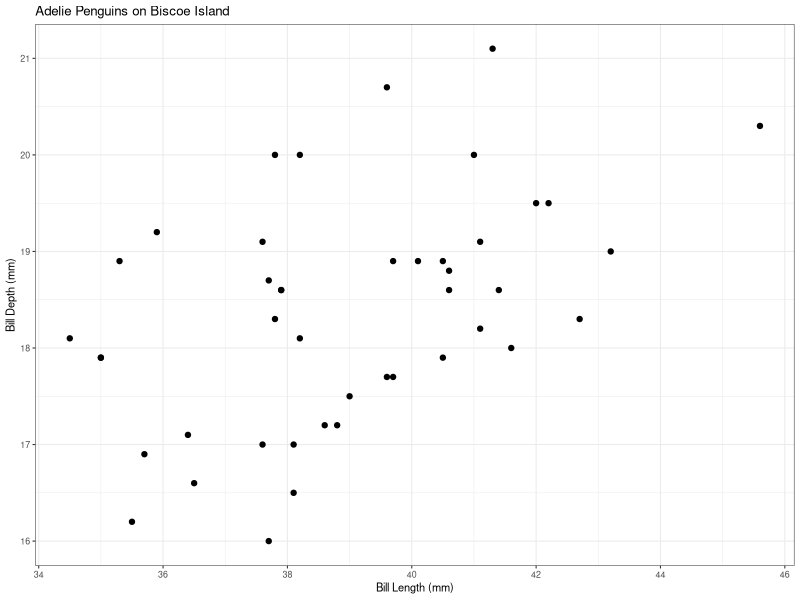
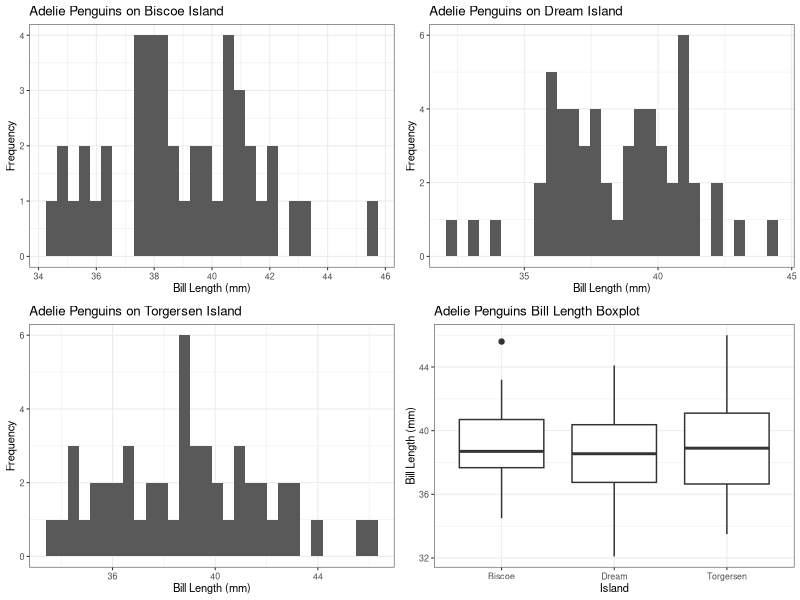
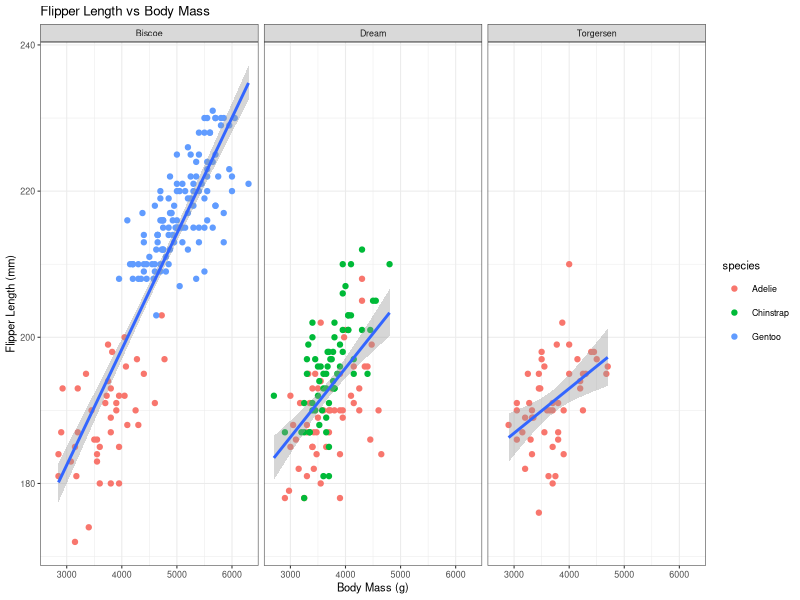
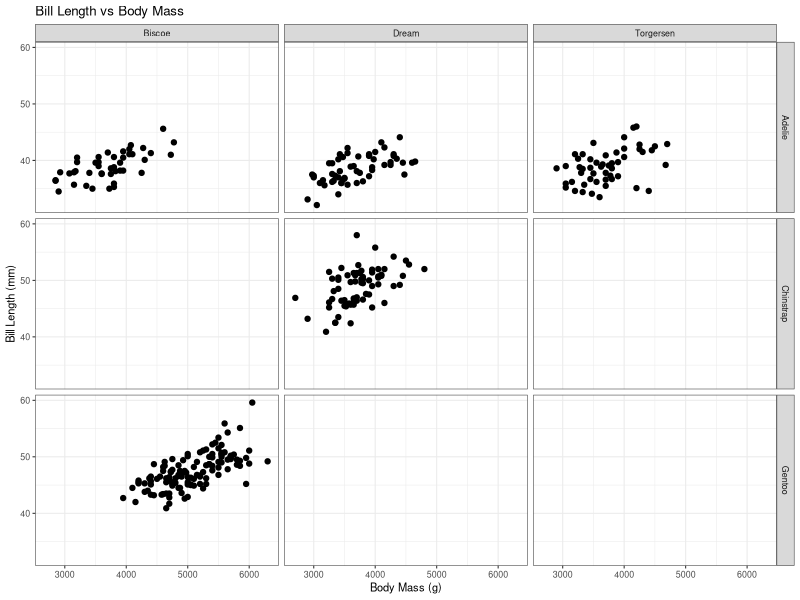
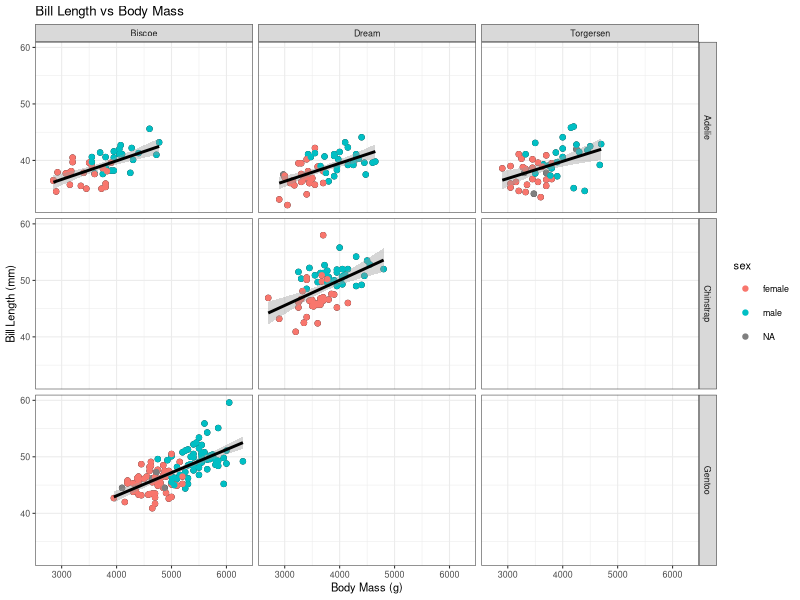

The R source for these figures, in order:
## ---- chunk 1
knitr::opts_chunk$set(
  comment = "R>", 
  warning = FALSE, 
  message = FALSE,
  fig.width = 4.5,
  fig.height = 2.625,
  out.width = "75%",
  fig.asp = NULL, # control via width/height
  dpi = 300
)

ggplot2::theme_set(
  ggplot2::theme_minimal(base_size = 8)
)
ggplot2::theme_set(
  ggplot2::theme_bw(base_size = 8)
)
## ---- chunk 2
knitr::opts_chunk$set(
  echo = TRUE,
  eval = TRUE,
  warning = FALSE,
  message = FALSE,
  fig.width = 6,
  fig.asp = 0.65,
  out.width = "100%",
  fig.align = "center"
)
library(tidyverse)
library(ggpubr)
library(ggthemes)
## ---- chunk 3
#| fig-cap: "Adelie bill length vs. bill depth on Biscoe Island."
library(palmerpenguins) # ✓ 
library(tidyverse) # ✓ 
data(penguins)
head(penguins)

penguins %>% # ✓ 
  filter(island == "Biscoe" & species == "Adelie") %>%  # ✓ 
  ggplot(aes(x = bill_length_mm, y = bill_depth_mm)) +  # ✓ 
  geom_point() +  # ✓ 
  labs(title = "Adelie Penguins on Biscoe Island",  # ✓ 
         x = "Bill Length (mm)", # ✓ 
         y = "Bill Depth (mm)") # ✓ 
## ---- chunk 4
#| fig-cap: "Adelie bill length histograms by island plus overall boxplot."
library(ggpubr) # ✓

# Create histograms
adelie_biscoe <- penguins %>% # ✓ x 5
  filter(island == "Biscoe" & species == "Adelie") %>% 
  ggplot(aes(x = bill_length_mm)) + 
  geom_histogram() + 
  labs(title = "Adelie Penguins on Biscoe Island", 
       x = "Bill Length (mm)", 
       y = "Frequency")

adelie_dream <- penguins %>% # ✓ x 5
  filter(island == "Dream" & species == "Adelie") %>% 
  ggplot(aes(x = bill_length_mm)) + 
  geom_histogram() + 
  labs(title = "Adelie Penguins on Dream Island", 
       x = "Bill Length (mm)", 
       y = "Frequency")

adelie_torgersen <- penguins %>% # ✓ x 5
  filter(island == "Torgersen" & species == "Adelie") %>% 
  ggplot(aes(x = bill_length_mm)) + 
  geom_histogram() + 
  labs(title = "Adelie Penguins on Torgersen Island", 
       x = "Bill Length (mm)", 
       y = "Frequency")

# Create boxplot # ✓ x 5
adelie_boxplot <- penguins %>% 
  filter(species == "Adelie") %>% 
  ggplot(aes(x = island, y = bill_length_mm)) + 
  geom_boxplot() + 
  labs(title = "Adelie Penguins Bill Length Boxplot", 
       x = "Island", 
       y = "Bill Length (mm)")

# Combine figures # ✓ x 1
ggarrange(adelie_biscoe, adelie_dream, adelie_torgersen, adelie_boxplot, 
          ncol = 2, nrow = 2)
## ---- chunk 5
#| fig-cap: "Flipper length vs. body mass faceted by island and coloured by species."
penguins %>% # ✓ x 6
  ggplot(aes(x = body_mass_g, y = flipper_length_mm)) + 
  geom_point(aes(colour = species)) + 
  geom_smooth(method = "lm", se = TRUE) +
  facet_wrap(~island) + 
  labs(title = "Flipper Length vs Body Mass", 
       x = "Body Mass (g)",
       y = "Flipper Length (mm)")
## ---- chunk 6
#| fig-cap: "Bill length vs. body mass faceted by species and island."
grid_plt <-  penguins %>% # ✓ x 6
  ggplot(aes(x = body_mass_g, y = bill_length_mm)) + 
  geom_point() + 
  facet_grid(species ~ island) + 
  labs(title = "Bill Length vs Body Mass", 
       x = "Body Mass (g)",
       y = "Bill Length (mm)")
grid_plt
## ---- chunk 7
grid_plt +  # ✓ x 6
  geom_point(aes(col = sex)) +
  geom_smooth(method = "lm", se = TRUE, colour = "black")
